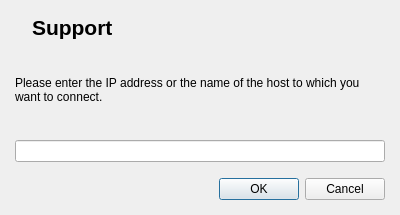
<?xml version="1.0" encoding="UTF-8"?>
<ui version="4.0">
 <author>Tobias Doerffel</author>
 <class>SupportDialog</class>
 <widget class="QDialog" name="SupportDialog">
  <property name="geometry">
   <rect>
    <x>0</x>
    <y>0</y>
    <width>400</width>
    <height>215</height>
   </rect>
  </property>
  <property name="windowTitle">
   <string>Support</string>
  </property>
  <property name="windowIcon">
   <iconset resource="../veritable.qrc">
    <normaloff>:/resources/remote_control_48.png</normaloff>:/resources/remote_control_48.png</iconset>
  </property>
  <property name="modal">
   <bool>true</bool>
  </property>
  <layout class="QVBoxLayout">
   <property name="spacing">
    <number>16</number>
   </property>
   <property name="margin">
    <number>15</number>
   </property>
   <item>
    <layout class="QHBoxLayout">
     <property name="spacing">
      <number>10</number>
     </property>
     <property name="margin">
      <number>0</number>
     </property>
     <item>
      <widget class="QLabel" name="label">
       <property name="sizePolicy">
        <sizepolicy hsizetype="Maximum" vsizetype="Preferred">
         <horstretch>0</horstretch>
         <verstretch>0</verstretch>
        </sizepolicy>
       </property>
       <property name="text">
        <string/>
       </property>
       <property name="pixmap">
        <pixmap resource="../veritable.qrc">:/resources/remote_control_48.png</pixmap>
       </property>
      </widget>
     </item>
     <item>
      <widget class="QLabel" name="label_2">
       <property name="font">
        <font>
         <pointsize>16</pointsize>
         <weight>75</weight>
         <bold>true</bold>
        </font>
       </property>
       <property name="text">
        <string>Support</string>
       </property>
      </widget>
     </item>
    </layout>
   </item>
   <item>
    <widget class="QLabel" name="label_3">
     <property name="sizePolicy">
      <sizepolicy hsizetype="MinimumExpanding" vsizetype="MinimumExpanding">
       <horstretch>0</horstretch>
       <verstretch>0</verstretch>
      </sizepolicy>
     </property>
     <property name="text">
      <string>Please enter the IP address or the name of the host to which you want to connect.</string>
     </property>
     <property name="wordWrap">
      <bool>true</bool>
     </property>
    </widget>
   </item>
   <item>
    <widget class="QLineEdit" name="hostEdit"/>
   </item>
   <item>
    <widget class="QDialogButtonBox" name="buttonBox">
     <property name="standardButtons">
      <set>QDialogButtonBox::Cancel|QDialogButtonBox::Ok</set>
     </property>
    </widget>
   </item>
  </layout>
 </widget>
 <resources>
  <include location="../veritable.qrc"/>
 </resources>
 <connections>
  <connection>
   <sender>buttonBox</sender>
   <signal>accepted()</signal>
   <receiver>SupportDialog</receiver>
   <slot>accept()</slot>
   <hints>
    <hint type="sourcelabel">
     <x>199</x>
     <y>239</y>
    </hint>
    <hint type="destinationlabel">
     <x>199</x>
     <y>133</y>
    </hint>
   </hints>
  </connection>
  <connection>
   <sender>buttonBox</sender>
   <signal>rejected()</signal>
   <receiver>SupportDialog</receiver>
   <slot>reject()</slot>
   <hints>
    <hint type="sourcelabel">
     <x>199</x>
     <y>239</y>
    </hint>
    <hint type="destinationlabel">
     <x>199</x>
     <y>133</y>
    </hint>
   </hints>
  </connection>
 </connections>
</ui>
